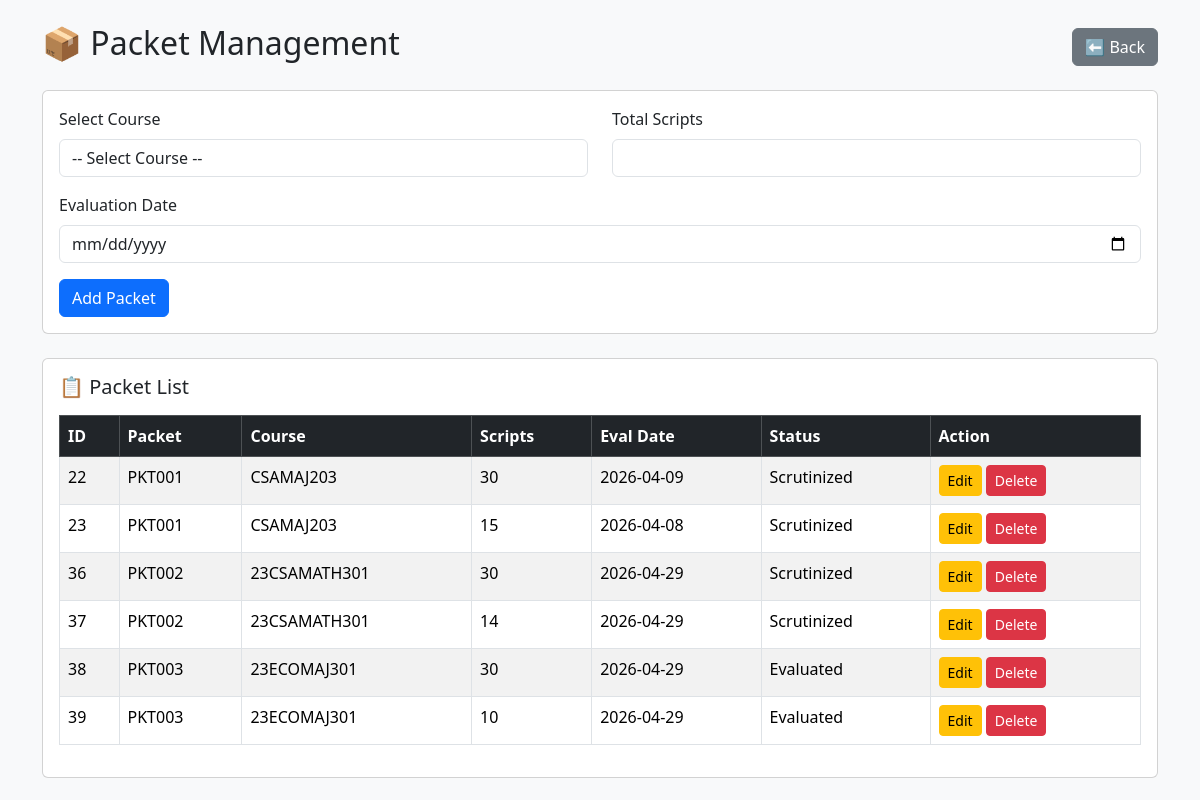
/packets, run on the app's committed database.
### tables this page shows
CREATE TABLE packets (
            id INTEGER PRIMARY KEY AUTOINCREMENT,
            packet_name TEXT,
            course_id INTEGER,
            script_count INTEGER,
            status TEXT DEFAULT 'Pending',
            evaluator_id INTEGER
        , result TEXT DEFAULT '', eval_date TEXT);

CREATE TABLE courses (
            id INTEGER PRIMARY KEY AUTOINCREMENT,
            course_name TEXT,
            course_code TEXT
        , paper_setter_id INTEGER, department_id INTEGER);

### app.py (the view)
@app.route("/packets")
def packets():
    conn = sqlite3.connect("exam.db")
    conn.row_factory = sqlite3.Row
    cur = conn.cursor()
    packets = cur.execute("""
       SELECT
       p.id,
       p.packet_name,
      c.course_code,
      p.script_count,
      p.eval_date,
      p.status,
      p.result
    FROM packets p
    JOIN courses c ON p.course_id = c.id
   """).fetchall()
    courses = cur.execute("SELECT id, course_code FROM courses").fetchall()
    conn.close()
    return render_template("packets.html", packets=packets, courses=courses)

### templates/packets.html (shortened to what this page needs)
<!DOCTYPE html>
<html>
<head>
    <link href="https://cdn.jsdelivr.net/npm/bootstrap@5.3.2/dist/css/bootstrap.min.css" rel="stylesheet">
</head>
<body class="bg-light">
<div class="container mt-4">
    <div class="top-bar">
        <h2>📦 Packet Management</h2>
        <a href="/dashboard" class="btn btn-secondary">⬅ Back</a>
    </div>
    <div class="card p-3 mb-4">
        <form method="POST" action="/add_packet">
            <div class="row">
                <div class="col-md-6">
                    <label class="form-label">Select Course</label>
                    <select name="course_id" class="form-control" required>
                        <option value="">-- Select Course --</option>
                    </select>
                </div>
                <div class="col-md-6">
                    <label class="form-label">Total Scripts</label>
                    <input type="number" name="script_count" class="form-control" required>
                </div>
            </div>
            <div class="mt-3">
                <label class="form-label">Evaluation Date</label>
                <input type="date" name="eval_date" class="form-control" required>
            </div>
            <button type="submit" class="btn btn-primary mt-3">
                Add Packet
            </button>
        </form>
    </div>
    <div class="card p-3">
        <h5 class="mb-3">📋 Packet List</h5>
        <table class="table table-bordered table-striped">
            <thead class="table-dark">
                <tr>
                    <th>ID</th>
                    <th>Packet</th>
                    <th>Course</th>
                    <th>Scripts</th>
                    <th>Eval Date</th>
                    <th>Status</th>
                    <th>Action</th>
                </tr>
            </thead>
            <tbody>
                {% for packet in packets %}
                <tr>
                    <td>{{ packet.id }}</td>
                    <td>{{ packet.packet_name }}</td>
                    <td>{{ packet.course_code }}</td>
                    <td>{{ packet.script_count }}</td>
                    <td>
                        {% if packet.eval_date %}
                            {{ packet.eval_date }}
                        {% else %}
                            <span class="text-muted">Not Assigned</span>
                        {% endif %}
                    </td>
                    <td>{{ packet.status }}</td>
                    <td>
                        <a href="/edit_packet/{{ packet.id }}" class="btn btn-warning btn-sm">Edit</a>
                        <a href="/delete_packet/{{ packet.id }}" class="btn btn-danger btn-sm"
                           onclick="return confirm('Delete this packet?')">
                            Delete
                        </a>
                    </td>
                </tr>
                {% endfor %}
            </tbody>
        </table>
    </div>
</div>
</body>
</html>

### templates/packets.html (style rules this page uses)
.top-bar { display: flex; justify-content: space-between; align-items: center; margin-bottom: 20px; }

### data on the page
packets: id "22", packet_name "PKT001", course_code "CSAMAJ203", script_count "30", eval_date "2026-04-09", status "Scrutinized"
packets: id "23", packet_name "PKT001", course_code "CSAMAJ203", script_count "15", eval_date "2026-04-08", status "Scrutinized"
packets: id "36", packet_name "PKT002", course_code "23CSAMATH301", script_count "30", eval_date "2026-04-29", status "Scrutinized"
packets: id "37", packet_name "PKT002", course_code "23CSAMATH301", script_count "14", eval_date "2026-04-29", status "Scrutinized"
packets: id "38", packet_name "PKT003", course_code "23ECOMAJ301", script_count "30", eval_date "2026-04-29", status "Evaluated"
packets: id "39", packet_name "PKT003", course_code "23ECOMAJ301", script_count "10", eval_date "2026-04-29", status "Evaluated"
